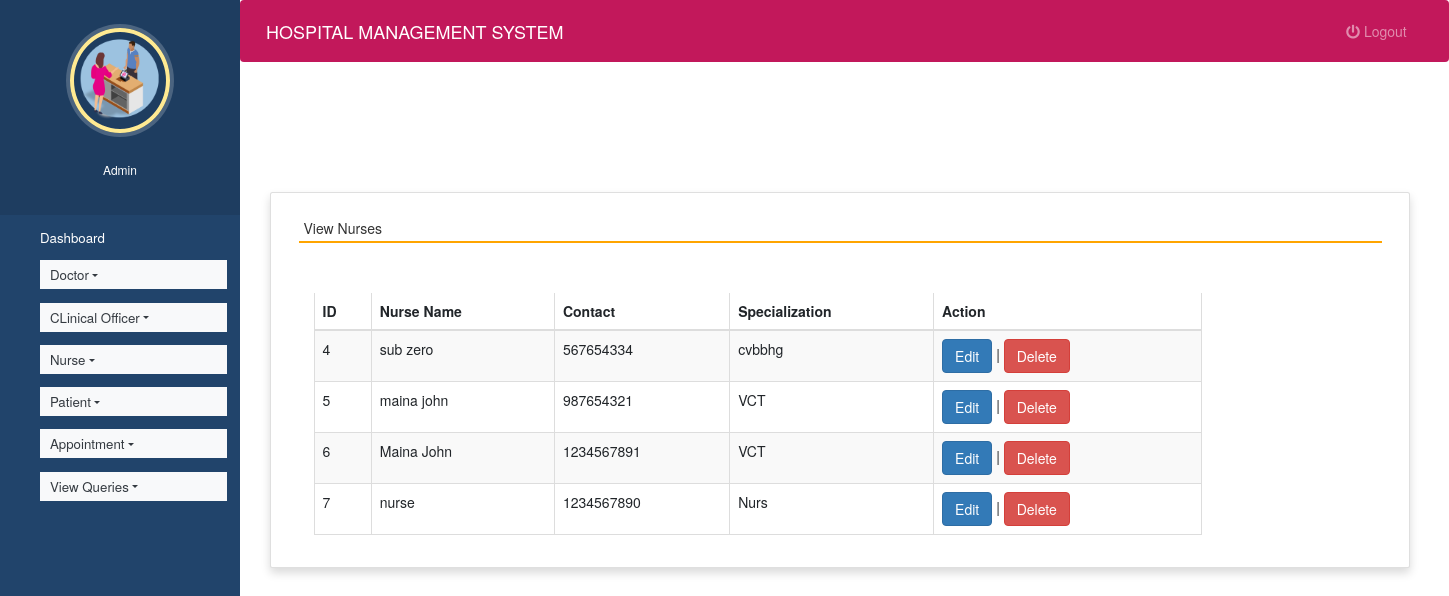
The page /view_nurse (signed in) on the database its author committed.
### hospitals/models.py (models this page shows, shortened)
class Nurse(models.Model):
    name = models.CharField(max_length=50)
    mobile = models.IntegerField()
    special = models.CharField(max_length=50)

### hospitals/views.py (the view)
# urls.py: path('view_nurse', view_nurse, name = 'view_nurse'),
def view_nurse(request):
    if not request.user.is_staff:
        return redirect('login')
    nur = Nurse.objects.all()
    d = {'nur':nur}
    return render(request,'view_nurse.html', d)

### hospitals/templates/view_nurse.html (shortened to what this page needs)
{% extends 'admin_nav.html' %}
{% load static %}
{% block content %}
<head>
 <link rel="stylesheet" href="https://maxcdn.bootstrapcdn.com/bootstrap/3.4.1/css/bootstrap.min.css">
  <link rel="stylesheet" href="https://cdnjs.cloudflare.com/ajax/libs/font-awesome/4.7.0/css/font-awesome.min.css">
  <link rel="stylesheet" href="https://use.fontawesome.com/releases/v5.6.3/css/all.css">
</head>
<br><br><br><br>
<div class="container card shadow m-5">
    <div class="card-body">
        <h5 class="p-2" style="border-bottom: 2px solid orange">View Nurses</h5>
		<div class="container mt-5">
			<div class="table-responsive">
		<table id="example" class="table table-striped table-bordered table-sm" style="width:80%">
			<thead>
				<tr>
					<th>ID</th>
					<th>Nurse Name</th>
					<th>Contact</th>
					<th>Specialization</th>
                    <th>Action</th>
				</tr>
			</thead>
			<tbody>
            {% for i in nur %}
			<tr>
				<td>{{i.id}}</td>
				<td>{{i.name}}</td>
				<td>{{i.mobile}}</td>
				<td>{{i.special}}</td>
				<td><a href="{% url 'edit_nurse' i.id %}" class="btn btn-primary">Edit</a> |
				<a href="{% url 'delete_nurse' i.id %}" onclick="return confirm('Are you ready to delete this record ?')" class="btn btn-danger">Delete</a></td>
			</tr>
			{% endfor %}
			</tbody>
		</table>
				</div>
	 </div>
	</div>
</div>
{% endblock content %}

### hospitals/static/style.css (style rules this page uses)
body { padding-left: 240px; }

### hospitals/templates/admin_nav.html (style rules this page uses)
a:link { text-decoration: none; }
a { color: white; }
body { padding-left: 240px; }

### rows shown on the page
Nurse: id "4", name "sub zero", mobile "567654334", special "cvbbhg"
Nurse: id "5", name "maina john", mobile "987654321", special "VCT"
Nurse: id "6", name "Maina John", mobile "1234567891", special "VCT"
Nurse: id "7", name "nurse", mobile "1234567890", special "Nurs"
